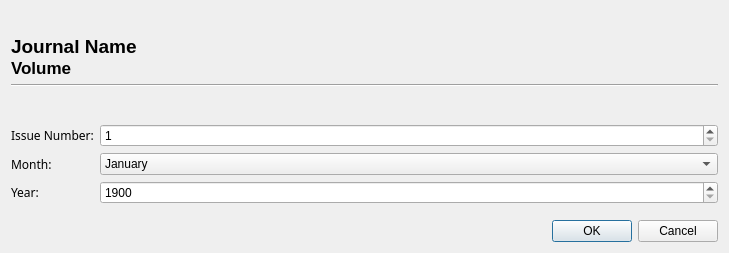
<?xml version="1.0" encoding="UTF-8"?>
<ui version="4.0">
 <class>editIssue</class>
 <widget class="QDialog" name="editIssue">
  <property name="geometry">
   <rect>
    <x>0</x>
    <y>0</y>
    <width>729</width>
    <height>253</height>
   </rect>
  </property>
  <property name="windowTitle">
   <string>Dialog</string>
  </property>
  <layout class="QGridLayout" name="gridLayout">
   <item row="3" column="1">
    <widget class="QSpinBox" name="spinBox_2">
     <property name="minimum">
      <number>1900</number>
     </property>
     <property name="maximum">
      <number>2100</number>
     </property>
    </widget>
   </item>
   <item row="2" column="1">
    <widget class="QComboBox" name="comboBox">
     <item>
      <property name="text">
       <string>January</string>
      </property>
     </item>
     <item>
      <property name="text">
       <string>February</string>
      </property>
     </item>
     <item>
      <property name="text">
       <string>March</string>
      </property>
     </item>
     <item>
      <property name="text">
       <string>April</string>
      </property>
     </item>
     <item>
      <property name="text">
       <string>May</string>
      </property>
     </item>
     <item>
      <property name="text">
       <string>June</string>
      </property>
     </item>
     <item>
      <property name="text">
       <string>July</string>
      </property>
     </item>
     <item>
      <property name="text">
       <string>August</string>
      </property>
     </item>
     <item>
      <property name="text">
       <string>September</string>
      </property>
     </item>
     <item>
      <property name="text">
       <string>October</string>
      </property>
     </item>
     <item>
      <property name="text">
       <string>November</string>
      </property>
     </item>
     <item>
      <property name="text">
       <string>December</string>
      </property>
     </item>
    </widget>
   </item>
   <item row="1" column="0">
    <widget class="QLabel" name="issueNumLabel">
     <property name="font">
      <font>
       <family>Trebuchet MS</family>
      </font>
     </property>
     <property name="text">
      <string>Issue Number:</string>
     </property>
    </widget>
   </item>
   <item row="1" column="1">
    <widget class="QSpinBox" name="spinBox">
     <property name="minimum">
      <number>1</number>
     </property>
    </widget>
   </item>
   <item row="4" column="1">
    <spacer name="verticalSpacer_3">
     <property name="orientation">
      <enum>Qt::Vertical</enum>
     </property>
     <property name="sizeHint" stdset="0">
      <size>
       <width>20</width>
       <height>24</height>
      </size>
     </property>
    </spacer>
   </item>
   <item row="0" column="0" colspan="2">
    <layout class="QVBoxLayout" name="verticalLayout">
     <property name="spacing">
      <number>0</number>
     </property>
     <item>
      <spacer name="verticalSpacer_2">
       <property name="orientation">
        <enum>Qt::Vertical</enum>
       </property>
       <property name="sizeHint" stdset="0">
        <size>
         <width>20</width>
         <height>40</height>
        </size>
       </property>
      </spacer>
     </item>
     <item>
      <widget class="QLabel" name="journalNameLabel">
       <property name="font">
        <font>
         <pointsize>14</pointsize>
         <weight>75</weight>
         <bold>true</bold>
        </font>
       </property>
       <property name="text">
        <string>Journal Name</string>
       </property>
      </widget>
     </item>
     <item>
      <widget class="QLabel" name="volumeLabel">
       <property name="font">
        <font>
         <pointsize>13</pointsize>
         <weight>75</weight>
         <bold>true</bold>
        </font>
       </property>
       <property name="text">
        <string>Volume</string>
       </property>
       <property name="margin">
        <number>1</number>
       </property>
      </widget>
     </item>
     <item alignment="Qt::AlignBottom">
      <widget class="Line" name="line">
       <property name="minimumSize">
        <size>
         <width>0</width>
         <height>15</height>
        </size>
       </property>
       <property name="orientation">
        <enum>Qt::Horizontal</enum>
       </property>
      </widget>
     </item>
     <item>
      <spacer name="verticalSpacer">
       <property name="orientation">
        <enum>Qt::Vertical</enum>
       </property>
       <property name="sizeHint" stdset="0">
        <size>
         <width>20</width>
         <height>40</height>
        </size>
       </property>
      </spacer>
     </item>
    </layout>
   </item>
   <item row="2" column="0">
    <widget class="QLabel" name="monthLabel">
     <property name="font">
      <font>
       <family>Trebuchet MS</family>
      </font>
     </property>
     <property name="text">
      <string>Month:</string>
     </property>
    </widget>
   </item>
   <item row="6" column="1">
    <widget class="QDialogButtonBox" name="buttonBox">
     <property name="orientation">
      <enum>Qt::Horizontal</enum>
     </property>
     <property name="standardButtons">
      <set>QDialogButtonBox::Cancel|QDialogButtonBox::Ok</set>
     </property>
    </widget>
   </item>
   <item row="3" column="0">
    <widget class="QLabel" name="yearLabel">
     <property name="font">
      <font>
       <family>Trebuchet MS</family>
      </font>
     </property>
     <property name="text">
      <string>Year:</string>
     </property>
    </widget>
   </item>
   <item row="5" column="0" colspan="2">
    <spacer name="verticalSpacer_4">
     <property name="orientation">
      <enum>Qt::Vertical</enum>
     </property>
     <property name="sizeHint" stdset="0">
      <size>
       <width>20</width>
       <height>40</height>
      </size>
     </property>
    </spacer>
   </item>
  </layout>
 </widget>
 <resources/>
 <connections>
  <connection>
   <sender>buttonBox</sender>
   <signal>accepted()</signal>
   <receiver>editIssue</receiver>
   <slot>accept()</slot>
   <hints>
    <hint type="sourcelabel">
     <x>415</x>
     <y>230</y>
    </hint>
    <hint type="destinationlabel">
     <x>364</x>
     <y>126</y>
    </hint>
   </hints>
  </connection>
  <connection>
   <sender>buttonBox</sender>
   <signal>rejected()</signal>
   <receiver>editIssue</receiver>
   <slot>reject()</slot>
   <hints>
    <hint type="sourcelabel">
     <x>415</x>
     <y>230</y>
    </hint>
    <hint type="destinationlabel">
     <x>364</x>
     <y>126</y>
    </hint>
   </hints>
  </connection>
 </connections>
</ui>
